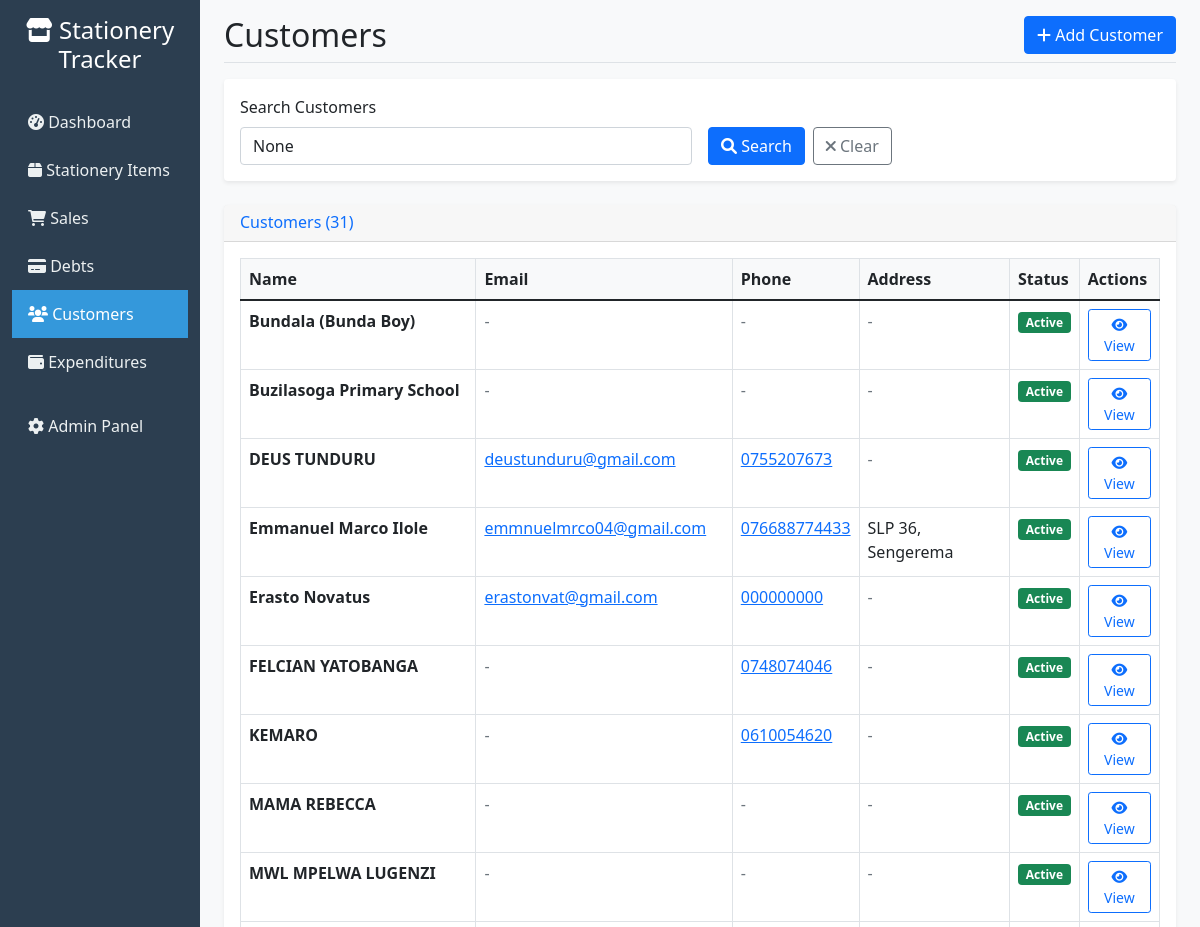
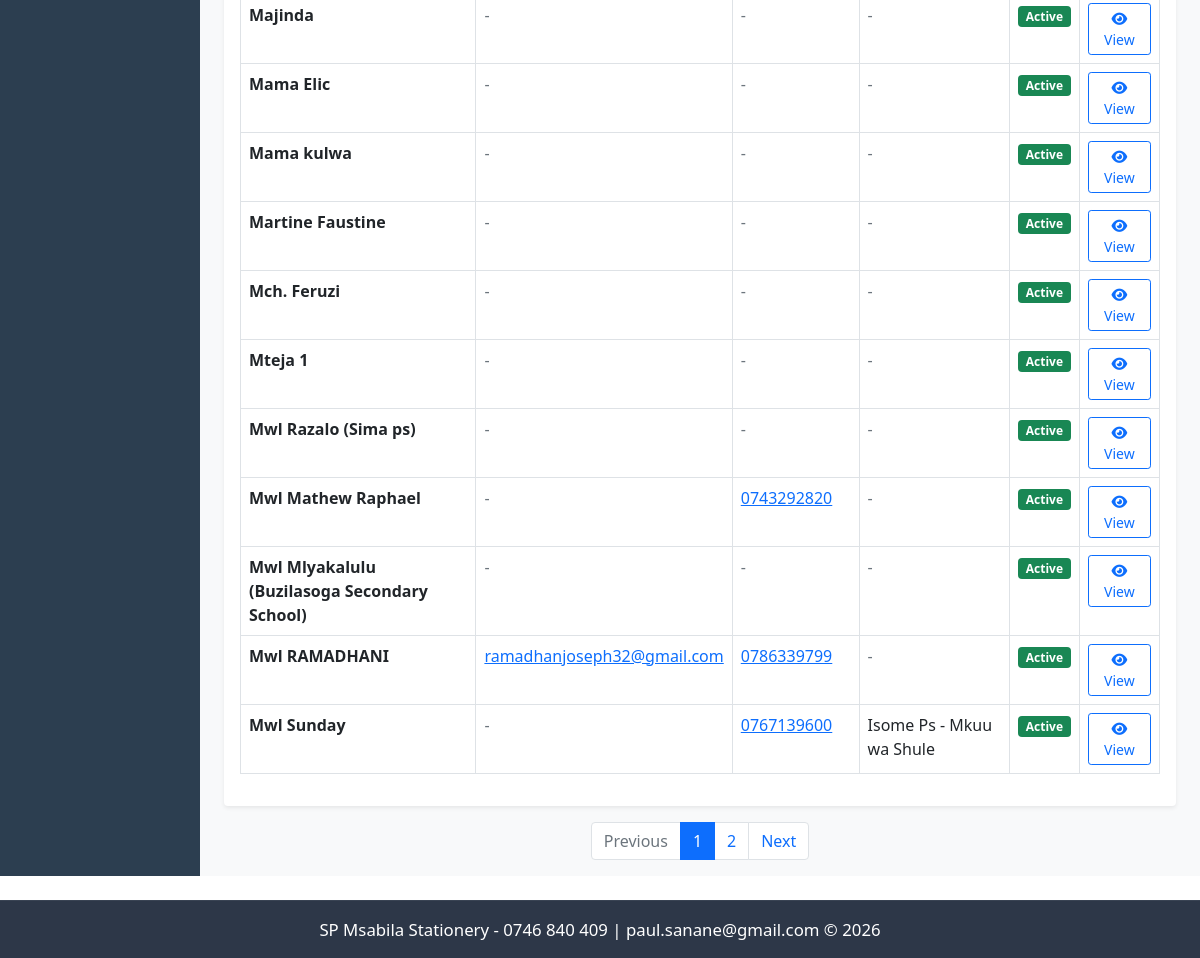
Before: /customers/ with the older database file (2 pictures, top to bottom).
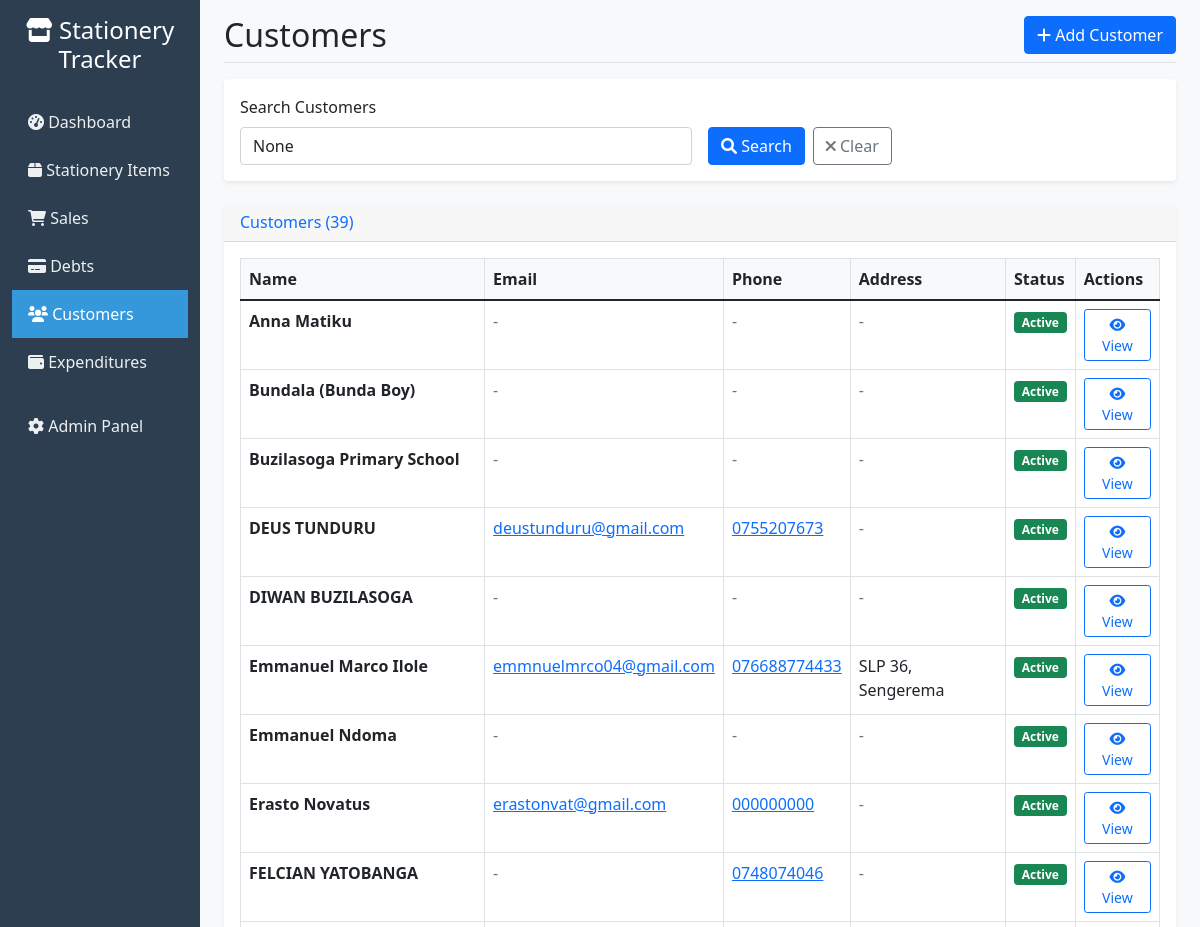
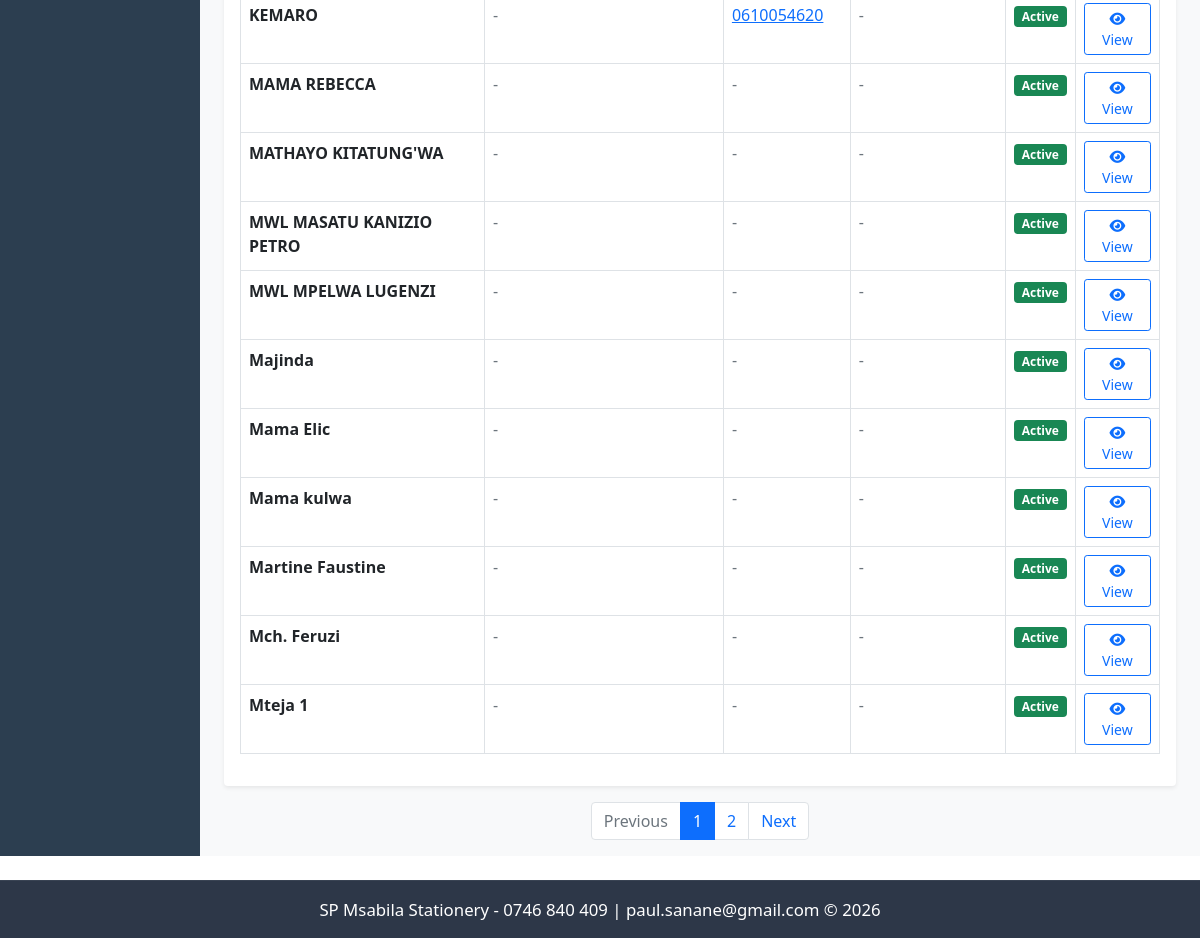
After: the same page with the newer database file (2 pictures, top to bottom).
### tracker/models.py (models this page shows, shortened)
class Customer(models.Model):
    name = models.CharField(max_length=200)
    email = models.EmailField(blank=True)
    phone = models.CharField(max_length=20, blank=True)
    address = models.TextField(blank=True)
    created_at = models.DateTimeField(auto_now_add=True)
    is_active = models.BooleanField(default=True)
    class Meta:
        ordering = ['name']

### tracker/views.py (the view)
# urls.py: path('customers/', views.customers_list, name='customers_list'),
def customers_list(request):
    customers = Customer.objects.filter(is_active=True).order_by('name')
    search_query = request.GET.get('search')
    if search_query:
        customers = customers.filter(
            Q(name__icontains=search_query) |
            Q(email__icontains=search_query) |
            Q(phone__icontains=search_query)
        )
    page = request.GET.get('page')
    paginator = Paginator(customers, 20)
    page_obj = paginator.get_page(page)
    context = {
        'customers': page_obj,
        'search_query': search_query,
        'paginator': paginator,
        'page_obj': page_obj,
    }
    return render(request, 'tracker/customers_list.html', context)

### tracker/templatetags/querystring.py (called while the page is built)
@register.simple_tag(takes_context=True)
def url_replace(context, field, value):
    request = context.get('request')
    if not request:
        return ''
    params = request.GET.copy()
    if value in (None, '', 'None'):
        params.pop(field, None)
    else:
        params[field] = value
    return params.urlencode()

### templates/tracker/customers_list.html (shortened to what the changed rows need)
{% extends 'base.html' %}
{% load querystring %}
{% block page_title %}Customers{% endblock %}
{% block content %}
<div class="card">
    <div class="card-header">
        <h6 class="m-0 font-weight-bold text-primary">Customers ({{ customers.paginator.count }})</h6>
    </div>
    <div class="card-body">
        {% if customers %}
            <div class="table-responsive">
                <table class="table table-bordered table-hover">
                    <thead>
                        <tr>
                            <th>Name</th>
                            <th>Email</th>
                            <th>Phone</th>
                            <th>Address</th>
                            <th>Status</th>
                            <th>Actions</th>
                        </tr>
                    </thead>
                    <tbody>
                        {% for customer in customers %}
                        <tr>
                            <td><strong>{{ customer.name }}</strong></td>
                            <td>
                                {% if customer.email %}
                                    <a href="mailto:{{ customer.email }}">{{ customer.email }}</a>
                                {% else %}
                                    <span class="text-muted">-</span>
                                {% endif %}
                            </td>
                            <td>
                                {% if customer.phone %}
                                    <a href="tel:{{ customer.phone }}">{{ customer.phone }}</a>
                                {% else %}
                                    <span class="text-muted">-</span>
                                {% endif %}
                            </td>
                            <td>
                                {% if customer.address %}
                                    {{ customer.address|truncatechars:30 }}
                                {% else %}
                                    <span class="text-muted">-</span>
                                {% endif %}
                            </td>
                            <td>
                                {% if customer.is_active %}
                                    <span class="badge bg-success">Active</span>
                                {% else %}
                                    <span class="badge bg-secondary">Inactive</span>
                                {% endif %}
                            </td>
                            <td>
                                <a href="{% url 'customer_detail' customer.pk %}" class="btn btn-sm btn-outline-primary">
                                    <i class="fas fa-eye"></i> View
                                </a>
                            </td>
                        </tr>
                        {% endfor %}
                    </tbody>
                </table>
            </div>
        {% endif %}
    </div>
</div>
{% if page_obj.has_other_pages %}
<nav aria-label="Customers pagination" class="mt-3">
    <ul class="pagination justify-content-center">
        {% for num in page_obj.paginator.page_range %}
            {% if num == page_obj.number %}
                <li class="page-item active"><span class="page-link">{{ num }}</span></li>
            {% else %}
                <li class="page-item"><a class="page-link" href="?{% url_replace 'page' num %}">{{ num }}</a></li>
            {% endif %}
        {% endfor %}
    </ul>
</nav>
{% endif %}
{% endblock %}

Changed rows visible on the page:
no longer on this page (row unchanged): Customer: name "Mwl Razalo (Sima ps)", is_active "Active"
no longer on this page (row unchanged): Customer: name "Mwl Mathew Raphael", phone "0743292820", is_active "Active"
no longer on this page (row unchanged): Customer: name "Mwl Mlyakalulu (Buzilasoga Secondary School)", is_active "Active"
no longer on this page (row unchanged): Customer: name "Mwl RAMADHANI", email "ramadhanjoseph32@gmail.com", phone "0786339799", is_active "Active"
no longer on this page (row unchanged): Customer: name "Mwl Sunday", phone "0767139600", address "Isome Ps - Mkuu wa Shule", is_active "Active"
added Customer: name "Anna Matiku", is_active "Active"
added Customer: name "DIWAN BUZILASOGA", is_active "Active"
added Customer: name "Emmanuel Ndoma", is_active "Active"
added Customer: name "MATHAYO KITATUNG'WA", is_active "Active"
added Customer: name "MWL MASATU KANIZIO PETRO", is_active "Active"
Other visible differences:
{{ customers.paginator.count }}: "31" → "39"
